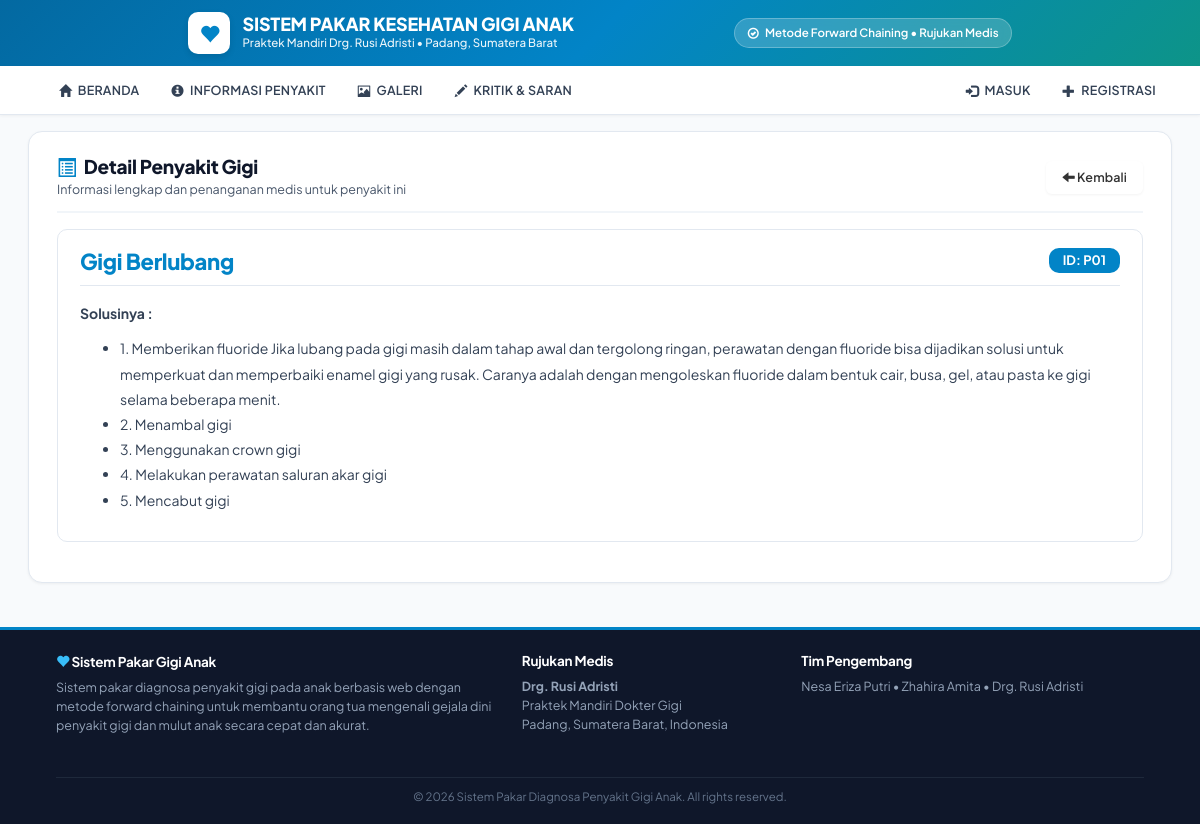
The app's page /penyakit.php?id_penyakit=P01 with its own data.
### tables this page shows
CREATE TABLE `penyakit` (
  `id_penyakit` varchar(5) NOT NULL,
  `nm_penyakit` varchar(70) NOT NULL,
  `keterangan` text NOT NULL
);

### penyakit.php (the view, shortened to what this page needs)
<?php
include "library.php";
$id = isset($_GET['id_penyakit']) ? mysqli_real_escape_string($koneksi, $_GET['id_penyakit']) : '';
$kueri = mysqli_query($koneksi, "SELECT * FROM penyakit WHERE id_penyakit='$id'");
$isi = mysqli_fetch_array($kueri, MYSQLI_BOTH);
?>
<body>
<?php
include "template/kiri.php";
?>
<div class="page-header-custom">
  <div>
    <h3 class="page-title"><span class="glyphicon glyphicon-list-alt" style="color:var(--primary);"></span> Detail Penyakit Gigi</h3>
    <div class="page-subtitle">Informasi lengkap dan penanganan medis untuk penyakit ini</div>
  </div>
  <div>
    <a href="informasi_penyakit.php" class="btn btn-default btn-sm">
      <span class="glyphicon glyphicon-arrow-left"></span> Kembali
    </a>
  </div>
</div>
<?php if($isi): ?>
  <div class="article-card">
    <div style="display:flex; justify-content:space-between; align-items:center; margin-bottom:15px; border-bottom:1px solid var(--slate-200); padding-bottom:12px;">
      <h3 style="margin:0; color:var(--primary); font-weight:800; font-size:22px;">
        <?php echo htmlspecialchars($isi['nm_penyakit']); ?>
      </h3>
      <span class="badge" style="background:var(--primary); font-size:13px; padding:6px 14px;">
        ID: <?php echo htmlspecialchars($isi['id_penyakit']); ?>
      </span>
    </div>
    <div style="font-size:14px; color:var(--slate-700); line-height:1.8;">
      <?php echo $isi['keterangan']; ?>
    </div>
  </div>
<?php else: ?>
  <div class="alert alert-warning">
    Data penyakit tidak ditemukan atau telah dihapus.
  </div>
<?php endif; ?>
<?php
include "template/kanan.php";
include "template/footer.php";
?>

### records on screen
penyakit: nm_penyakit "Gigi Berlubang", id_penyakit "P01", keterangan "Solusinya : 1. Memberikan fluoride Jika lubang pada gigi masih dalam tahap awal dan tergolong ringan, perawatan dengan fluoride bisa dijadikan solusi untuk memperkuat dan memperbaiki enamel gigi yang rusak. Caranya adalah dengan mengoleskan fluoride dalam bentuk cair, busa, gel, atau pasta ke gigi selama beberapa menit. 2. Menambal gigi 3. Menggunakan crown gigi 4. Melakukan perawatan saluran akar gigi 5. Mencabut gigi"
